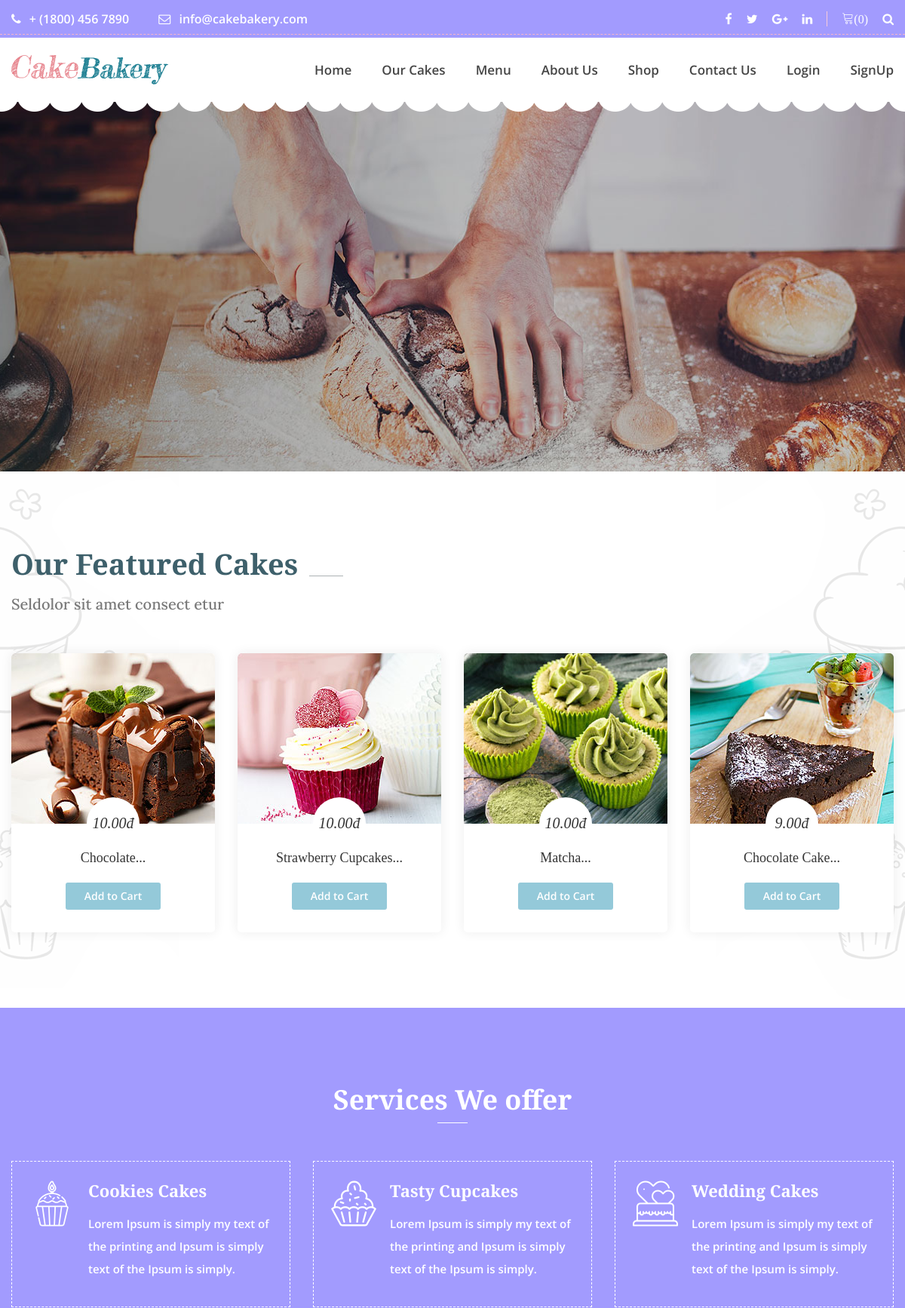
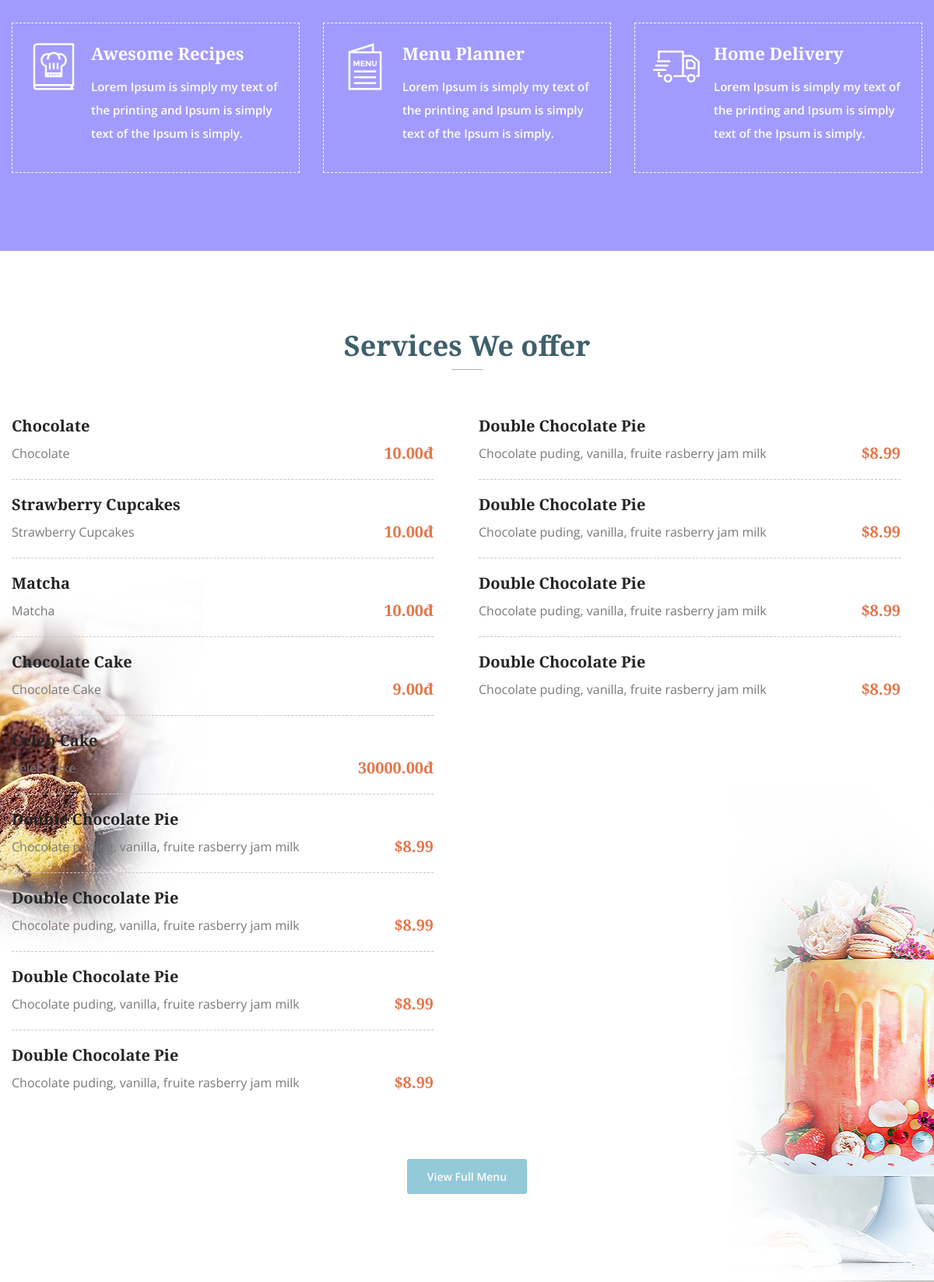
The page / (upper part) on the database its author committed (2 pictures, top to bottom).
### tables this page shows
CREATE TABLE `cake` (
  `cakeId` int(12) NOT NULL,
  `cakeName` varchar(255) NOT NULL,
  `cakePrice` decimal(10,2) NOT NULL,
  `cakeDesc` text NOT NULL,
  `cakeCategorieId` int(12) NOT NULL,
  `cakePubDate` datetime NOT NULL DEFAULT current_timestamp()
);

### index.php (the view, shortened to what this page needs)
<?php include_once 'partials/_dbconnect.php';?>
<?php require_once 'partials/_nav.php' ?>
<?php include_once ('partials/banner.php'); ?>
<body>
<section class="welcome_bakery_area cake_feature_main p_100">
        	<div class="container">
				<div class="main_title">
					<h2>Our Featured Cakes</h2>
					<h5> Seldolor sit amet consect etur</h5>
				</div>
				<div class="cake_feature_row row">
        <?php
            $sql = "SELECT * FROM `cake` ORDER BY cakePubDate LIMIT 4  ";
            $result = mysqli_query($conn, $sql);
            while($row = mysqli_fetch_assoc($result)){
                $cakeId = $row['cakeId'];
                $cakeName = $row['cakeName'];
                $cakePrice = $row['cakePrice'];
                echo '<div class="col-lg-3 col-md-4 col-6">
                        <div class="cake_feature_item">
                            <div class="cake_img">
                                  <img src="img/cake-'.$cakeId. '.jpg" alt="image for this cake">
                            </div>
                              <div class="cake_text">
                                <h3 >' . substr($cakeName, 0, 20). '...</h3>
                                <h4 style="font-size:20px"> '.substr($cakePrice,0, 5). 'đ</h4>
                                <div class="row justify-content-center">';
                                if($loggedin){
                                    $quaSql = "SELECT `itemQuantity` FROM `viewcart` WHERE cakeId = '$cakeId' AND `userId`='$userId'";
                                    $quaresult = mysqli_query($conn, $quaSql);
                                    $quaExistRows = mysqli_num_rows($quaresult);
                                    if($quaExistRows == 0) {
                                        echo '<form action="partials/_manageCart.php" method="POST">
                                              <input type="hidden" name="itemId" value="'.$cakeId. '">
											  <button type="submit" name="addToCart" class="pest_btn">Add to Cart</button>';
                                    }else {
                                        echo '<a  class="pest_btn" href="viewCart.php">Go to Cart</a>';
                                    }
                                }
                                else{
                                    echo '<a href="#" class="pest_btn" data-toggle="modal" data-target="#loginModal">Add to Cart</a>
                                    ';
                                }
                            echo '</form>
                            </div>
                            </div>
                        </div>
                    </div>';
            }
            ?>
        </div>
    </div>
        </section>
<section class="service_we_offer_area p_100">
        	<div class="container">
        		<div class="single_w_title">
        			<h2>Services We offer</h2>
        		</div>
        		<div class="row we_offer_inner">
        			<div class="col-lg-4">
        				<div class="s_we_item">
        					<div class="media">
        						<div class="d-flex">
        							<i class="flaticon-food-6"></i>
        						</div>
        						<div class="media-body">
        							<a href="#"><h4>Cookies Cakes</h4></a>
        							<p>Lorem Ipsum is  simply my text of the printing and Ipsum is simply text of the Ipsum is simply.</p>
        						</div>
        					</div>
        				</div>
        			</div>
        			<div class="col-lg-4">
        				<div class="s_we_item">
        					<div class="media">
        						<div class="d-flex">
        							<i class="flaticon-food-5"></i>
        						</div>
        						<div class="media-body">
        							<a href="#"><h4>Tasty Cupcakes</h4></a>
        							<p>Lorem Ipsum is  simply my text of the printing and Ipsum is simply text of the Ipsum is simply.</p>
        						</div>
        					</div>
        				</div>
        			</div>
        			<div class="col-lg-4">
        				<div class="s_we_item">
        					<div class="media">
        						<div class="d-flex">
        							<i class="flaticon-food-3"></i>
        						</div>
        						<div class="media-body">
        							<a href="#"><h4>Wedding Cakes</h4></a>
        							<p>Lorem Ipsum is  simply my text of the printing and Ipsum is simply text of the Ipsum is simply.</p>
        						</div>
        					</div>
        				</div>
        			</div>
        			<div class="col-lg-4">
        				<div class="s_we_item">
        					<div class="media">
        						<div class="d-flex">
        							<i class="flaticon-book"></i>
        						</div>
        						<div class="media-body">
        							<a href="#"><h4>Awesome Recipes</h4></a>
        							<p>Lorem Ipsum is  simply my text of the printing and Ipsum is simply text of the Ipsum is simply.</p>
        						</div>
        					</div>
        				</div>
        			</div>
        			<div class="col-lg-4">
        				<div class="s_we_item">
        					<div class="media">
        						<div class="d-flex">
        							<i class="flaticon-food-4"></i>
        						</div>
        						<div class="media-body">
        							<a href="#"><h4>Menu Planner</h4></a>
        							<p>Lorem Ipsum is  simply my text of the printing and Ipsum is simply text of the Ipsum is simply.</p>
        						</div>
        					</div>
        				</div>
        			</div>
        			<div class="col-lg-4">
        				<div class="s_we_item">
        					<div class="media">
        						<div class="d-flex">
        							<i class="flaticon-transport"></i>
        						</div>
        						<div class="media-body">
        							<a href="#"><h4>Home Delivery</h4></a>
        							<p>Lorem Ipsum is  simply my text of the printing and Ipsum is simply text of the Ipsum is simply.</p>
        						</div>
        					</div>
        				</div>
        			</div>
        		</div>
        	</div>
        </section>
        <section class="discover_menu_area menu_d_two">
        	<div class="discover_menu_inner">
        		<div class="container">
        			<div class="single_pest_title">
						<h2>Services We offer</h2>
					</div>
       				<div class="row">
       					<div class="col-lg-6">
       						<div class="discover_item_inner">
                   <?php
            $sql = "SELECT * FROM `cake` ";
            $result = mysqli_query($conn, $sql);
            while($row = mysqli_fetch_assoc($result)){
                $cakeName = $row['cakeName'];
                $cakePrice = $row['cakePrice'];
                $cakeDesc = $row['cakeDesc'];
                echo '<div class="discover_item">
                <h4>'.$cakeName.'</h4>
                <p>'.$cakeDesc.' <span>'.$cakePrice.'đ</span></p>
                </div>';
            }
            ?>
       							<div class="discover_item">
									<h4>Double Chocolate Pie</h4>
									<p>Chocolate puding, vanilla, fruite rasberry jam milk <span>$8.99</span></p>
								</div>
       							<div class="discover_item">
									<h4>Double Chocolate Pie</h4>
									<p>Chocolate puding, vanilla, fruite rasberry jam milk <span>$8.99</span></p>
								</div>
       							<div class="discover_item">
									<h4>Double Chocolate Pie</h4>
									<p>Chocolate puding, vanilla, fruite rasberry jam milk <span>$8.99</span></p>
								</div>
       							<div class="discover_item">
									<h4>Double Chocolate Pie</h4>
									<p>Chocolate puding, vanilla, fruite rasberry jam milk <span>$8.99</span></p>
								</div>
       						</div>
       					</div>
       					<div class="col-lg-6">
       						<div class="discover_item_inner">
       							<div class="discover_item">
									<h4>Double Chocolate Pie</h4>
									<p>Chocolate puding, vanilla, fruite rasberry jam milk <span>$8.99</span></p>
								</div>
       							<div class="discover_item">
									<h4>Double Chocolate Pie</h4>
									<p>Chocolate puding, vanilla, fruite rasberry jam milk <span>$8.99</span></p>
								</div>
       							<div class="discover_item">
									<h4>Double Chocolate Pie</h4>
									<p>Chocolate puding, vanilla, fruite rasberry jam milk <span>$8.99</span></p>
								</div>
       							<div class="discover_item">
									<h4>Double Chocolate Pie</h4>
									<p>Chocolate puding, vanilla, fruite rasberry jam milk <span>$8.99</span></p>
								</div>
       						</div>
       					</div>
       					<div class="col-lg-12">
       						<a class="pest_btn" href="#">View Full Menu</a>
       					</div>
       				</div>
        		</div>
        	</div>
        </section>
    <?php require 'partials/_footer.php' ?>

### rows shown on the page
cake: shows a picture, cakeName "Chocolate", cakePrice "10.00", cakeDesc "Chocolate"
cake: shows a picture, cakeName "Strawberry Cupcakes", cakePrice "10.00", cakeDesc "Strawberry Cupcakes"
cake: shows a picture, cakeName "Matcha", cakePrice "10.00", cakeDesc "Matcha"
cake: shows a picture, cakeName "Chocolate Cake", cakePrice "9.00", cakeDesc "Chocolate Cake"
cake: cakeName "Celeb Cake", cakeDesc "Celeb Cake", cakePrice "30000.00"

### other values the page prints
$count "0"
